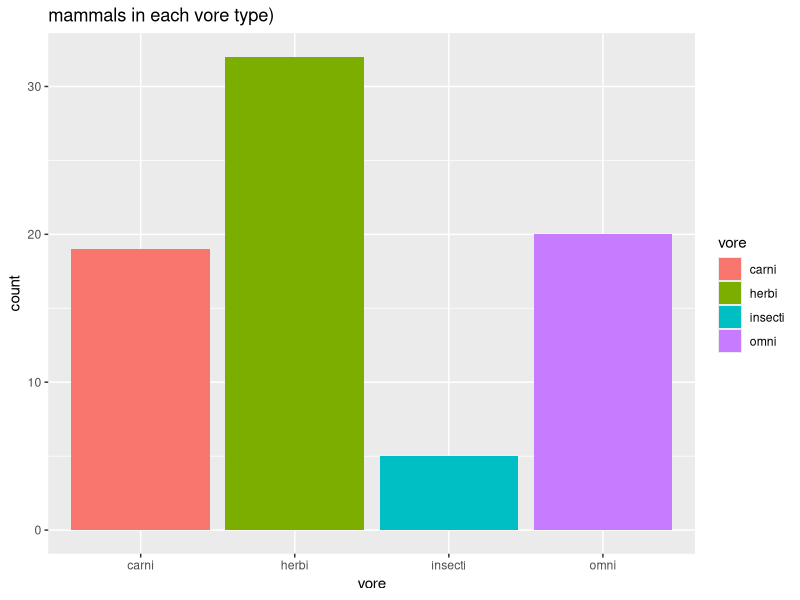
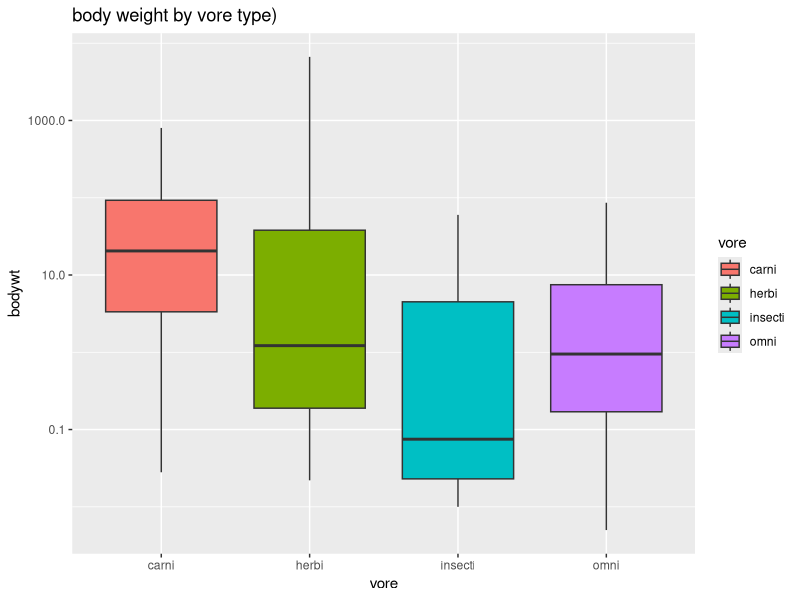
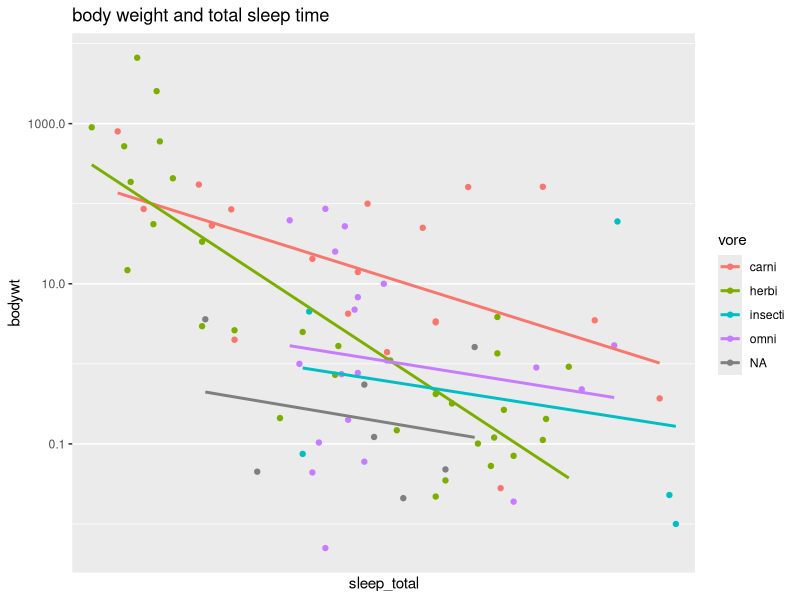
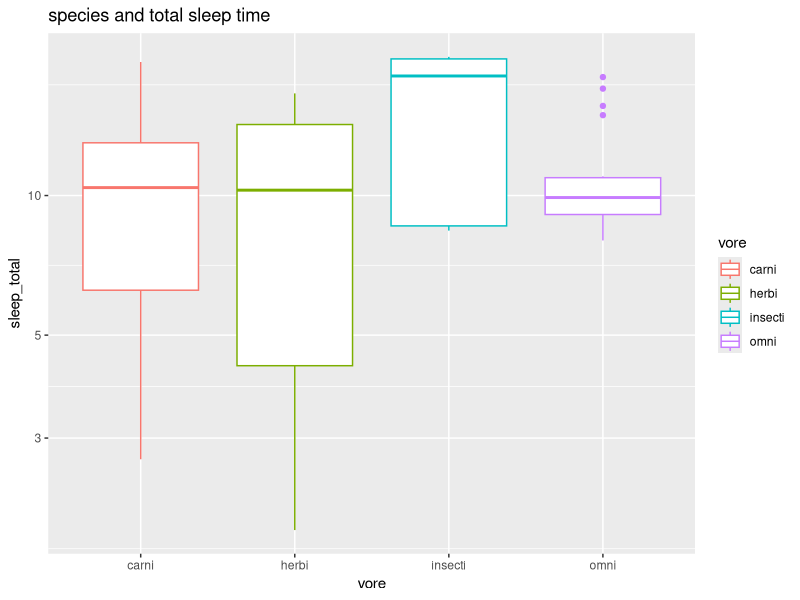
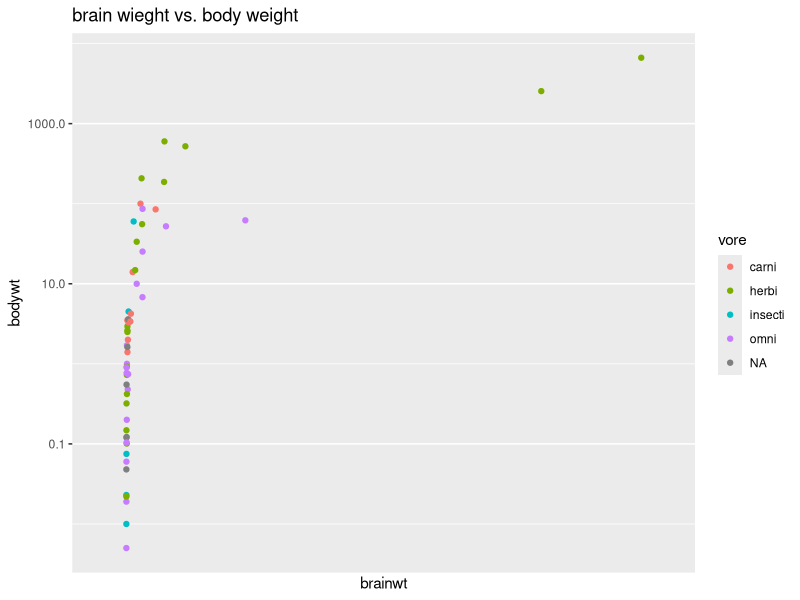
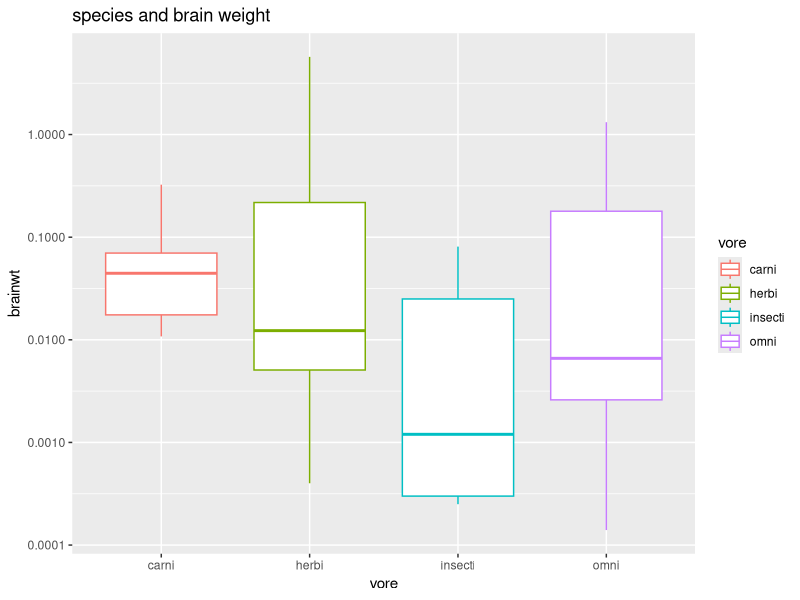

The R script that drew these images, in order:
## ---- chunk 1
library("tidyverse")
options(scipen = 999) #disable scientific notation
## ---- chunk 2
msleep <- msleep
## ---- chunk 3
glimpse(msleep)
## ---- chunk 4
names(msleep)
## ---- chunk 5
ggplot(data=msleep, 
         mapping=aes(x= vore, , fill= vore))+
labs(title= "mammals in each vore type)")+
  geom_bar()+
  scale_x_discrete(na.translate=F)

## ---- chunk 6
  mean(msleep$ sleep_total, na.rm = TRUE)

## ---- chunk 7
summary("bodywt")
## ---- chunk 8
ggplot(data=msleep,
         mapping=aes(x= vore, y= bodywt, fill= vore))+
labs(title= "body weight by vore type)")+
  geom_boxplot()+
  scale_y_log10()+
scale_x_discrete(na.translate=F)

## ---- chunk 9
ggplot(data=msleep,
         mapping=aes(x= sleep_total, y= bodywt, color = vore))+
labs(title= "body weight and total sleep time")+
  geom_point()+
 scale_y_log10()+
  geom_smooth(method = "lm", se = FALSE)+
scale_x_discrete(na.translate=F)
## ---- chunk 10
ggplot(data=msleep,
         mapping=aes(y= sleep_total, x= vore, color = vore))+
labs(title= "species and total sleep time")+
  geom_boxplot()+
 scale_y_log10()+
scale_x_discrete(na.translate=F)
## ---- chunk 11
names(msleep)
## ---- chunk 12
ggplot(data=msleep,
         mapping=aes(y= bodywt, x= brainwt, color = vore))+
labs(title= "brain wieght vs. body weight")+
  geom_point()+
  scale_y_log10()+
scale_x_discrete(na.translate=F)
 
## ---- chunk 13
ggplot(data=msleep,
         mapping=aes(y= brainwt, x= vore, color = vore))+
labs(title= "species and brain weight")+
  geom_boxplot()+
 scale_y_log10()+
scale_x_discrete(na.translate=F)
